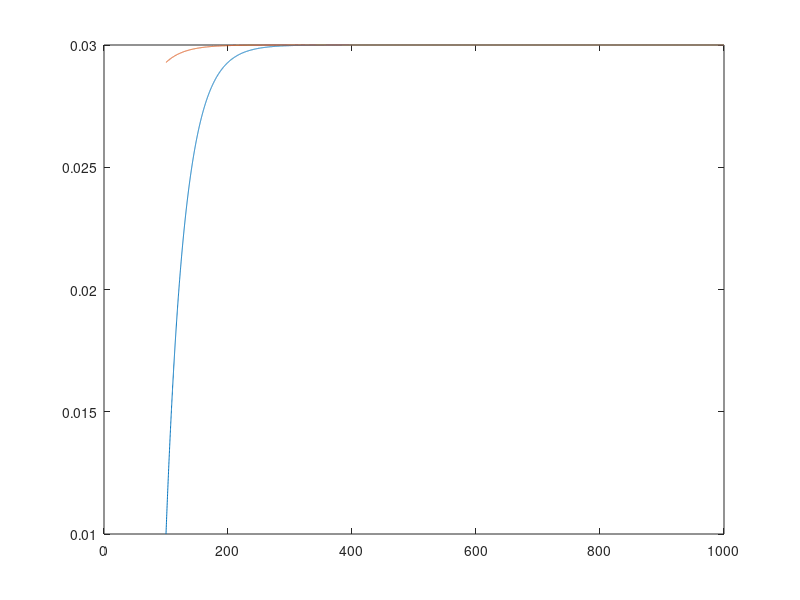
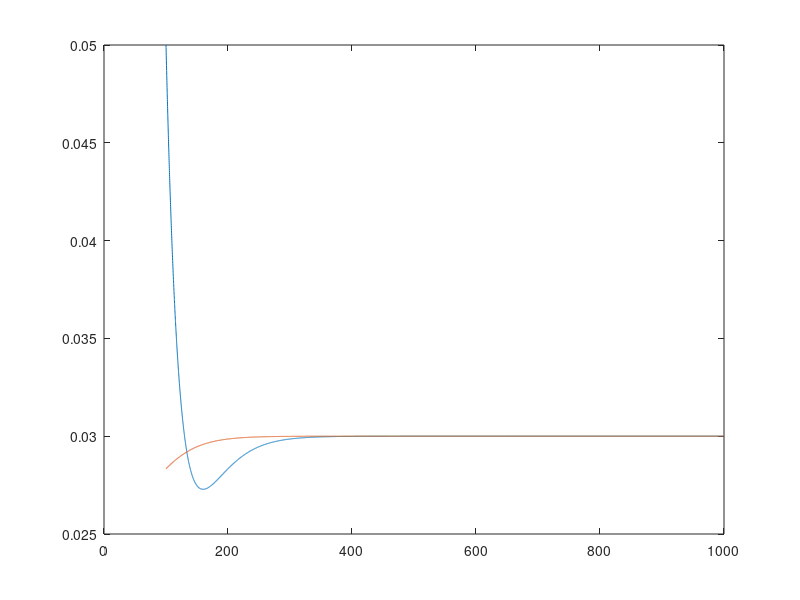
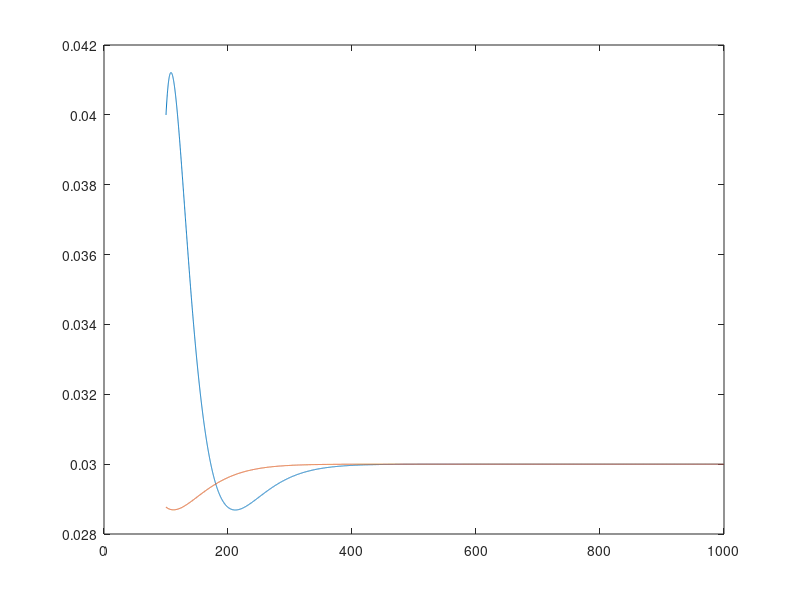

The MATLAB script that drew these images, in order:
% function main()
%     compartment_1();
% end
% 
% function rk4_solver(f, h, t, y_initial, exact, plot_title)
%     n = numel(t);
%     ry = zeros(size(t));
%     ey=  zeros(size(t));
%     ry(1) = y_initial;
%     ey(1) = y_initial;
%     for i = 1:n-1
%         k1 = h * f(t(i), ry(i));
%         k2 = h * f(t(i) + 0.5 * h, ry(i) + 0.5 * k1);
%         k3 = h * f(t(i) + 0.5 * h, ry(i) + 0.5 * k2);
%         k4 = h * f(t(i) + h, ry(i) + k3);
%         ry(i + 1) = ry(i) + (1/6) * (k1 + 2 * k2 + 2 * k3 + k4);
%         ey(i+1)=ey(i)+h*f(t(i),ey(i));
%     end
% 
%     re = 100 * abs((exact - ry) ./ exact);
%     ee= 100 * abs((exact - ey) ./ exact);
% 
%     figure
%     subplot(2, 2, 1)
%     plot(t, ry)
%     hold on;
%     plot(t, exact)
%     legend('RK','Exact')
%     title(plot_title,'RK method');
%     subplot(2,2,2)
%     plot(t,ey)
%     hold on
%     plot(t,exact)
%     legend('Euler','Exact')
%     title('Euler method');
%     subplot(2,2,3)
%     plot(t,re)
%     title('RK Error');
%     subplot(2,2,4)
%     plot(t,ee)
%     title('Euler Error');
% 
% end
% 
% function compartment_1()
%     h = 0.1; t = 1:h:100;
%     r=2;
%     v=2000;
%     C=0.04;
%     exact = C + (0.0025-C)*exp((-r*t)/v);
%     f = @(t, c) (r/v)*C-(r/v)*c;
%     rk4_solver(f, h, t, 0.0025, exact, 'Compartment model');
% end
% 
% 
% h = 0.1; t = 0:h:1000;
% r=100;
% v=3000;
% C=0.03;
% exact_1=C + (0.01-C).*exp((-r*t)/v);
% exact_2=C+((0.05-C)+(r/v)*(0.01-C).*t).*exp((-r*t)/v);
% exact_3 = C + (r/v*(0.05-C)*t+(r^2/(2*(v^2)))*(0.01-C)*(t.^2)+(0.04-C)).*exp((-r*t)/v);
% figure
% plot(t,exact_1)
% hold on
% plot(t,exact_2)
% hold on
% plot(t,exact_3)
% legend('e1','e2','e3')


h = 0.1; t = 100:h:1000;
r=100;
v=3000;
C=0.03;
y1=zeros(size(t));
y2=zeros(size(t));
y3=zeros(size(t));
y1(1)=0.01;
y2(1)=0.05;
y3(1)=0.04;
f1=@(t,y1,y2,y3) ((100/3000)*C-(100/3000)*y1);
f2=@(t,y1,y2,y3) ((100/3000)*y1-(100/3000)*y2);
f3=@(t,y1,y2,y3) ((100/3000)*y2-(100/3000)*y3);
exact_1=C + (0.01-C).*exp((-r*t)/v);
exact_2=C+((0.05-C)+(r/v)*(0.01-C).*t).*exp((-r*t)/v);
exact_3 = C + (r/v*(0.05-C)*t+(r^2/(2*(v^2)))*(0.01-C)*(t.^2)+(0.04-C)).*exp((-r*t)/v);
n=numel(t);
for i=1:n-1
    % k1=h*f1(t(i),y1(i),y2(i));
    % k2 = h * f1(t(i) + 0.5 * h, y1(i) + 0.5 * k1,y2(i)+0.5*k1);
    % k3 = h * f1(t(i) + 0.5 * h, y1(i) + 0.5 * k2, y2(i)+0.5*k2);
    % k4 = h * f1(t(i) + h, y1(i) + k3,y2(i)+k3);
    % y1(i + 1) = y1(i) + (1/6) * (k1 + 2 * k2 + 2 * k3 + k4);
    % m1= h*f2(t(i),y1(i),y2(i));
    % m2 = h * f2(t(i) + 0.5 * h, y1(i) + 0.5 * m1,y2(i)+0.5*m1);
    % m3 = h * f2(t(i) + 0.5 * h, y1(i) + 0.5 * m2, y2(i)+0.5*m2);
    % m4 = h * f2(t(i) + h, y1(i) + m3,y2(i)+m3);
    % y2(i + 1) = y2(i) + (1/6) * (m1 + 2 * m2 + 2 * m3 + m4);

    y1(i+1)=y1(i)+h*f1(t(i),y1(i),y2(i),y3(i));
    y2(i+1)=y2(i)+h*f2(t(i),y1(i),y2(i),y3(i));
    y3(i+1)=y3(i)+h*f3(t(i),y1(i),y2(i),y3(i));

end
ee1= 100 * abs((exact_1 - y1) ./ exact_1);
ee2= 100 * abs((exact_2 - y2) ./ exact_2);
ee3= 100 * abs((exact_3 - y3) ./ exact_3);
figure
% subplot(2,2,1)
plot(t,y1)
hold on
plot(t,exact_1)
figure
% subplot(2,2,2)
plot(t,y2)
hold on
plot(t,exact_2)
% 
figure
% subplot(2,2,3)
plot(t,y3)
hold on
plot(t,exact_3)
